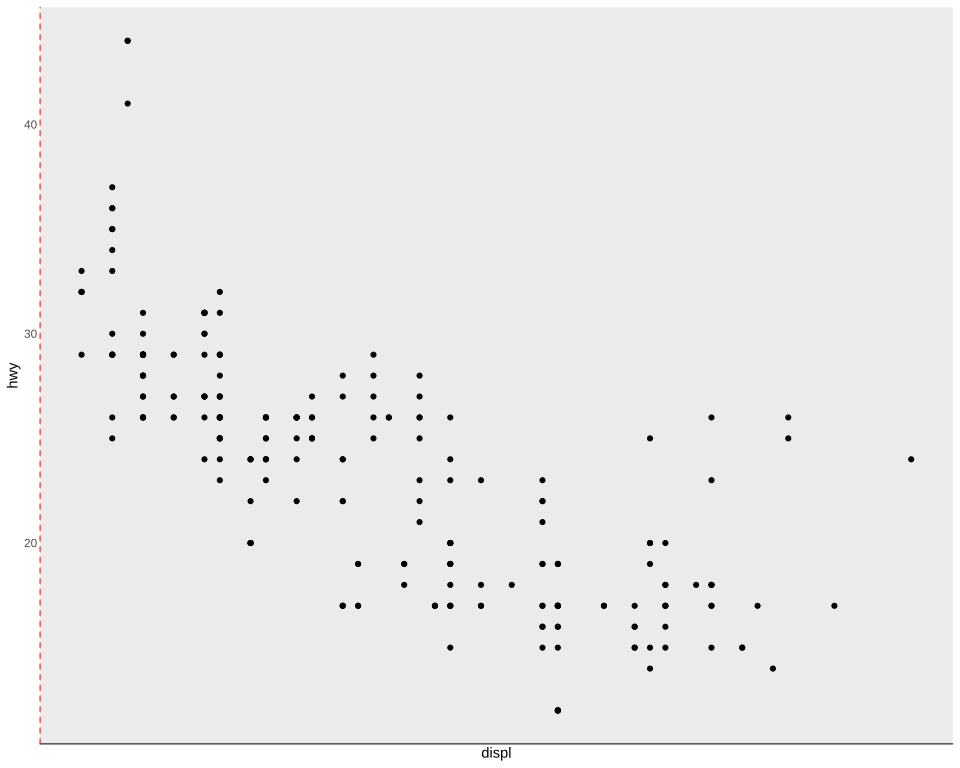

This figure's R source:
# The plot test/golden/theme_axis_line_removed.svg draws, drawn by ggplot2 itself, as ggplot2's own
# visual tests draw their snapshots: the independent check on that golden whenever it changes. The
# suite never runs this; it needs R, ggplot2 and vdiffr, saved as the Docker image
# giggly-r:ggplot2-4.0.3. From the repository's root:
#
#   docker run --rm -v "$PWD/test/golden":/golden:ro giggly-r:ggplot2-4.0.3 \
#     Rscript /golden/theme_axis_line_removed.R > theme_axis_line_removed.ggplot2.svg
#
# and compare the two drawings element by element, as test/golden/point.R describes.
#
# Axis lines set back under a removed line: with nothing above them they are drawn at grid's
# defaults, black, 0.75 points wide with round ends, and the y axis's red and dashed, its dashes
# 4 points, a line that narrow dashed as one of width 1. The x axis has no breaks, so it takes no
# room and draws only its line, as ggplot2's axis exits early.
#
# First checked with ggplot2 4.0.3 and vdiffr 1.0.9: every element and clip path matches, and the
# one departure is test/golden/point.R's, the x axis drawn before the y.

library(ggplot2)

plot <- ggplot(mpg, aes(displ, hwy)) +
  geom_point() +
  scale_x_continuous(breaks = NULL) +
  theme_gray() +
  theme(
    line = element_blank(),
    axis.line = element_line(),
    axis.line.y = element_line(colour = "red", linetype = "dashed")
  )

file <- tempfile(fileext = ".svg")
vdiffr::write_svg(plot, file)
cat(readLines(file), sep = "\n")
